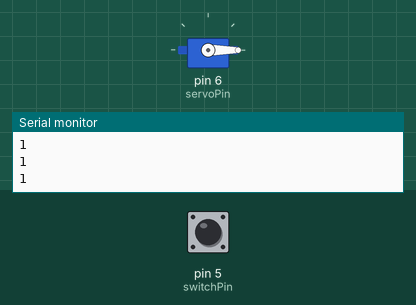
This sketch was run on a simulated Arduino Uno, built with avr-gcc and run on an emulated ATmega328P. On the bench: servo, the last lines printed to the serial monitor. Inputs (shaded band) come from the test bench; at power-on: pin 5 (switchPin) HIGH.

Above: at 1.4 s.
1.5 s: pin 5 (switchPin) pulled LOW for 1 s
At 1.65 s:
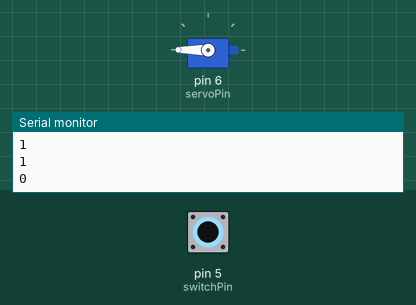
4.0 s: pin 5 (switchPin) pulled LOW for 0.35 s
At 4.7 s:
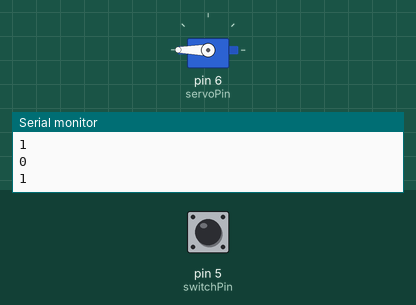
5.8 s: pin 5 (switchPin) pulled LOW for 3.2 s
At 6.15 s:
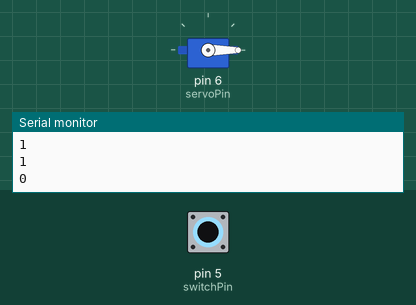
Timing chart, 0 to 10.2 s (numbered marks = the images above; inputs shaded):
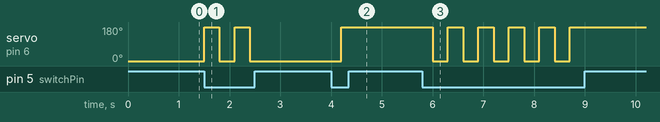

The sketch:

sketch_mar25e.ino
```cpp
#include <Servo.h>

int servoPin = 6;
int switchPin = 5;
int pPin = 0;
int state = 0;

Servo moter;

void setup() {
  moter.attach(servoPin);
  Serial.begin(9600);

}

void loop() {

  int swi = digitalRead(switchPin);
  Serial.println(swi);

  if(swi == LOW)
  {
    state = (state+1)%2;
  }
  if(state == 1)
  {
    moter.write(180);
    delay(100);
  }
  else if(state == 0)
  {
    moter.write(0);
    delay(100);
  }
  delay(200);

}
```

Measured:
- after the input at 1.5 s, servo on pin 6 (servoPin): alternates 180° for 0.30 s and 0° for 0.30 s, 4 changes in all, then stays 0°, starting at once
- after the input at 4.0 s, servo on pin 6 (servoPin): 0° → 180° after 0.20 s
- after the input at 5.8 s, servo on pin 6 (servoPin): alternates 180° for 0.30 s and 0° for 0.30 s, 10 changes in all, then stays 180°, starting after 0.20 s
